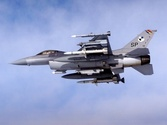
#> input picture source/utils/source.jpg, 167 x 125 px, shrunk from 400 x 300 before the run, found by its file name
$ python main.py
#> lines starting #> are read from the running program, lines starting #| are printed output that depends on the picture; after the words box and inside, x2 and y2 are one past the last pixel; in counts of white or black regions, pixels touching at a corner belong together
### source/PIE.py
import pdb
from tqdm import tqdm
from time import time

import cv2 as cv
import numpy as np
from scipy import sparse
from scipy.sparse import linalg

class PIE():
    def __init__(self, source, target, mask, tROI):
#> called with source = '../imgs/mine/source.jpg', target = '../imgs/mine/target.jpg', mask = '../imgs/mine/mask.jpg', tROI = (0, 0)
        self.source_img = cv.imread(source)
#> self.source_img is the input picture: shape (125, 167, 3); mean B, G, R 202.3, 162.5, 151.3
        self.target_img = cv.imread(target)
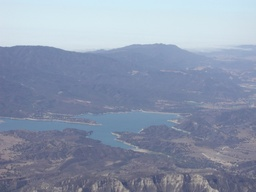
#> input picture imgs/target.jpg, 256 x 192 px, shrunk from 614 x 461 before the run, found by its file name
#> self.target_img is the input picture: shape (192, 256, 3); mean B, G, R 173.5, 151.7, 140
        self.mask_img = cv.imread(mask)
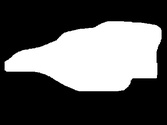
#> input picture source/utils/mask.jpg, 167 x 125 px, shrunk from 400 x 300 before the run, found by its file name
#> self.mask_img is the input picture: shape (125, 167, 3); min 0, max 255, mean 90.5
        self.tROI = tROI

        num_mask = 0
        for px in self.mask_img[:, :, 0].flatten():
            if self.check_mask(px):
                num_mask += 1
#> after the loop, num_mask = 7404
        self.num_mask = num_mask
#> self.num_mask = 7404
        self.A = np.zeros((num_mask, num_mask))
        self.b = np.zeros((num_mask, 3))   # 3通道

        cnt = 0
        id2ord = []
        ord2id = {}
        neighbor_is_mask = []
        for i in range(1, self.mask_img.shape[0] - 1):
            for j in range(1, self.mask_img.shape[1] - 1):
                # 注意不能使用source图片的最外一圈，否则计算其散度时没有边缘像素
                if self.check_mask(self.mask_img[i, j, 0]):
                    id2ord.append((i, j))
                    ord2id[(i, j)] = cnt
                    neighbor_is_mask.append(
                        [
                            i > 0 and self.check_mask(self.mask_img[i-1, j, 0]),
                            i < self.mask_img.shape[0] - 1 and self.check_mask(self.mask_img[i+1, j, 0]),
                            j > 0 and self.check_mask(self.mask_img[i, j-1, 0]),
                            j < self.mask_img.shape[1] - 1 and self.check_mask(self.mask_img[i, j+1, 0])
                        ]   # 上、下、左、右是mask点则为True
                    )
                    cnt += 1
#> after the loop, cnt = 7404; id2ord = 7404 pairs, first value 21 to 90, second value 5 to 161; neighbor_is_mask = 7404 items, first 6: [False, True, False, True], [False, True, True, True], [False, True, True, True], [False, True, True, True], [False, True, True, True], [False, True, True, True]; ord2id = 7404 items
        self.id2ord = id2ord
#> self.id2ord has the same summary as id2ord
        self.ord2id = ord2id
#> self.ord2id = 7404 items
        self.neighbor_is_mask = neighbor_is_mask
#> self.neighbor_is_mask has the same summary as neighbor_is_mask

        self.fusion = self.target_img

        cv.imshow('source', self.source_img)
        cv.imshow('target', self.target_img)


    def check_mask(self, px):
        return px >= 255 / 2

    def build(self):
        print('--- build A')
        for i in range(self.A.shape[0]):
            x, y = self.id2ord[i]
            self.A[i, i] = -4
            if self.neighbor_is_mask[i][0]:
                self.A[i, self.ord2id[(x-1, y)]] = 1
            if self.neighbor_is_mask[i][1]:
                self.A[i, self.ord2id[(x+1, y)]] = 1
            if self.neighbor_is_mask[i][2]:
                self.A[i, self.ord2id[(x, y-1)]] = 1
            if self.neighbor_is_mask[i][3]:
                self.A[i, self.ord2id[(x, y+1)]] = 1
#> this loop made 7404 passes
#> (x, y) on passes 1 to 3: (21, 107), (21, 108), (21, 109)
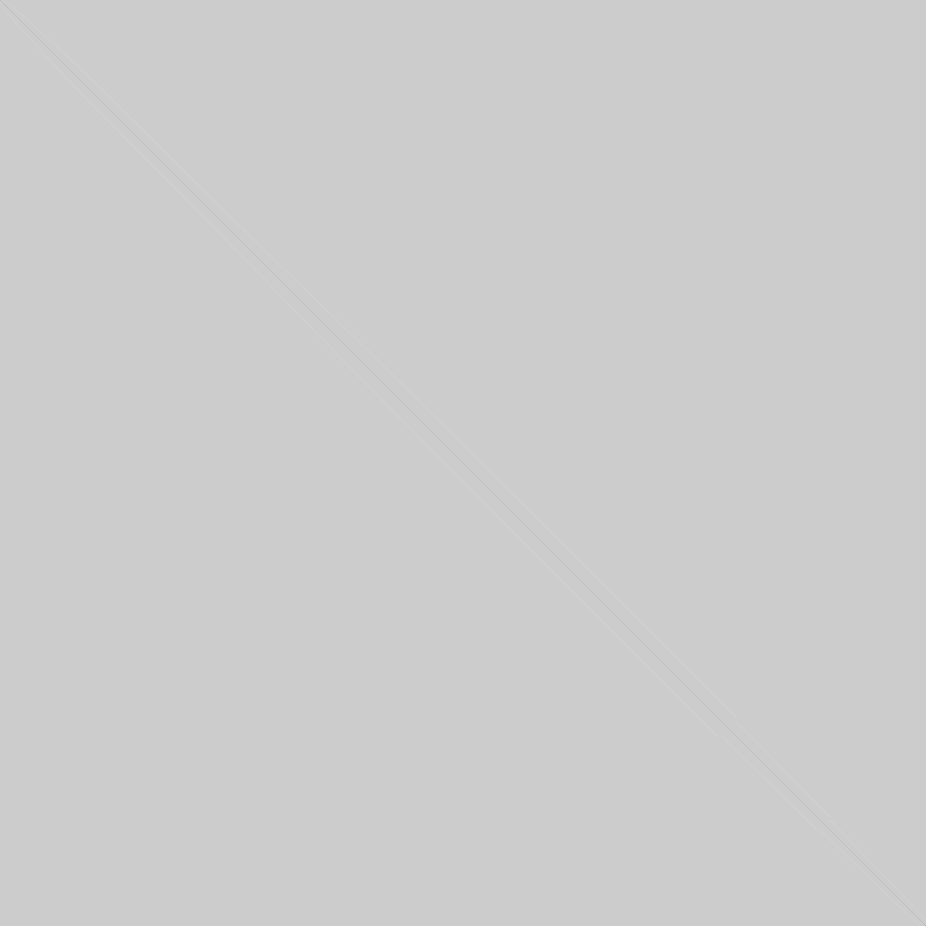
#> self.A: shape (7404, 7404) float64 (shown at 1/8 size); min -4, max 1, mean -8.43e-06; drawn with min black and max white

        print('--- 转换成稀疏矩阵')
        pre = time()
        self.A = sparse.lil_matrix(self.A)
        print(f'spending time={int(time() - pre)}s')


        print('--- build b')
        for i in tqdm(range(self.b.shape[0])):
            for j in range(self.b.shape[1]):
                x, y = self.id2ord[i]
                self.b[i, j] = -4 * self.source_img[x, y, j] + \
                                    self.source_img[x-1, y, j] + \
                                    self.source_img[x+1, y, j] + \
                                    self.source_img[x, y-1, j] + \
                                    self.source_img[x, y+1, j]
                x, y = self.id2ord[i][0] + self.tROI[0], self.id2ord[i][1] + self.tROI[1]
                self.b[i, j] -= int(not self.neighbor_is_mask[i][0]) * self.target_img[x-1, y, j] + \
                                (not self.neighbor_is_mask[i][1]) * self.target_img[x+1, y, j] + \
                                (not self.neighbor_is_mask[i][2]) * self.target_img[x, y-1, j] + \
                                (not self.neighbor_is_mask[i][3]) * self.target_img[x, y+1, j]


    def forward(self):
        self.build()
        print('--- forward')
        Rx = linalg.cg(self.A, self.b[:, 0])[0]
#> Rx = 7404 values, max 252.2 at index 988, min -58.39 at index 6618, mean 132
        Gx = linalg.cg(self.A, self.b[:, 1])[0]
#> Gx = 7404 values, max 281.3 at index 1089, min -45.63 at index 6857, mean 127.4
        Bx = linalg.cg(self.A, self.b[:, 2])[0]
#> Bx = 7404 values, max 272.5 at index 1089, min -48.54 at index 4365, mean 120.5
        for i in tqdm(range(self.b.shape[0])):
            ord = (self.id2ord[i][0] + self.tROI[0], self.id2ord[i][1] + self.tROI[1])
            self.fusion[ord][0] = np.clip(Rx[i], 0, 255)
            self.fusion[ord][1] = np.clip(Gx[i], 0, 255)
            self.fusion[ord][2] = np.clip(Bx[i], 0, 255)
#> this loop made 7404 passes
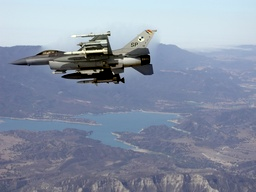
#> self.fusion: shape (192, 256, 3); 15.04% of pixels changed, all inside (x1, y1, x2, y2) = (5, 21, 162, 91)
        return self.fusion

### source/main.py
import os.path

import cv2 as cv
from utils.args import args
from PIE import PIE


def main():
    source = os.path.join(args.folder, args.source_img)
    target = os.path.join(args.folder, args.target_img)
    mask = os.path.join(args.folder, args.mask_img)
    solver = PIE(source, target, mask, args.target_ROI)
    fusion_img = solver.forward()
    cv.imshow('fusion', fusion_img)
    cv.waitKey()

if __name__ == '__main__':
    main()
